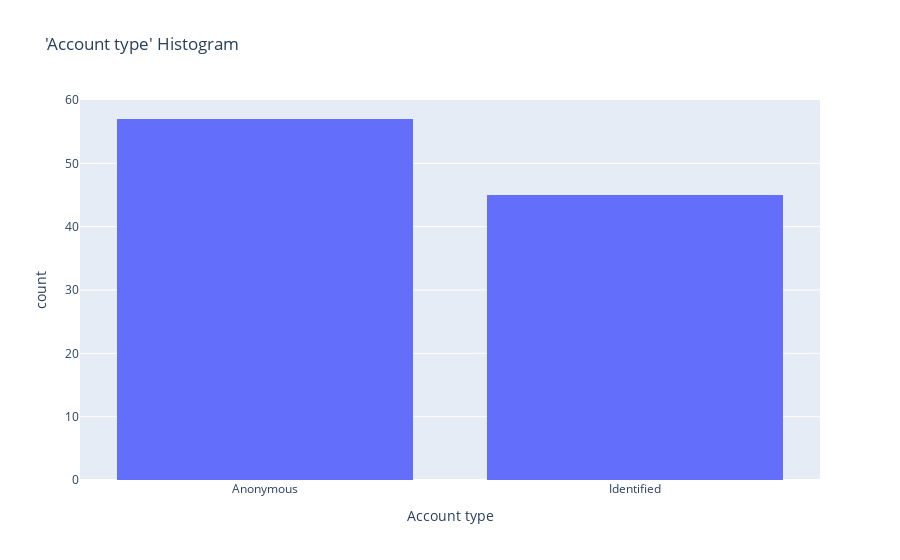
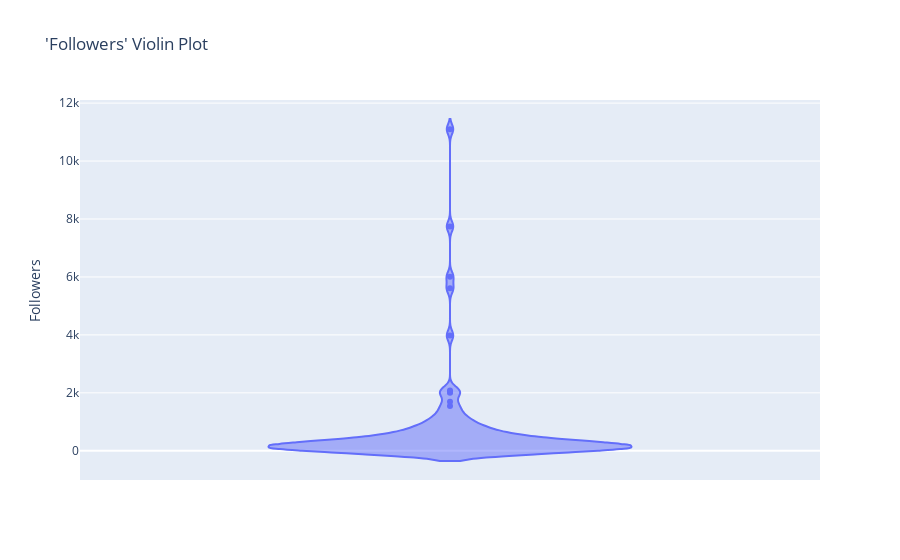
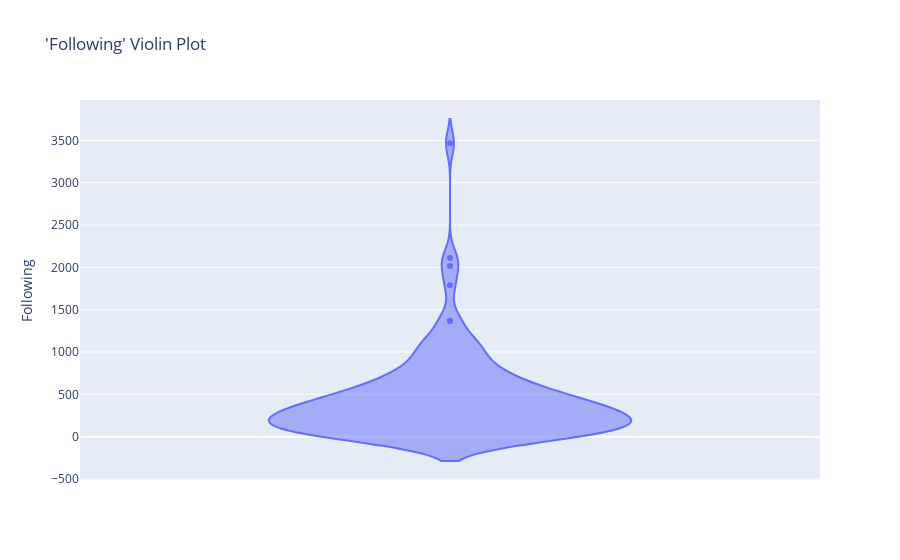
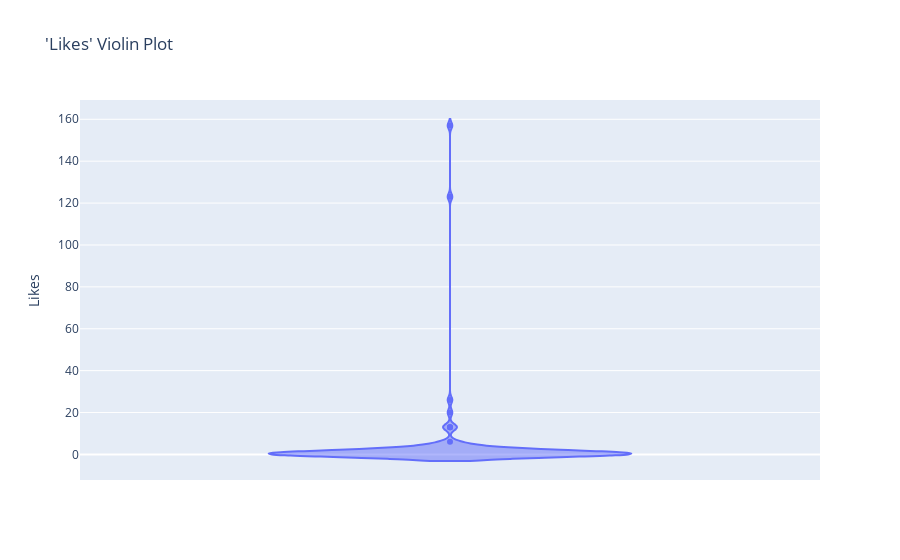

Notebook cell for these charts, in order:
### Markdown cell above
### Generating a histogram for Account type, various violin plots for numerical variables, and a bar graph detailing total interactions per tweet

### Code cell
fig = px.histogram(df, x="Account type", title="'Account type' Histogram")
fig.show()
# fig.write_html("hist_acctype.html")
fig = px.violin(df, y="Followers", title="'Followers' Violin Plot")
fig.show()
# fig.write_html("violin_followers.html")
fig = px.violin(df, y="Following", title="'Following' Violin Plot")
fig.show()
# fig.write_html("violin_following.html")
fig = px.violin(df, y="Likes", title="'Likes' Violin Plot")
fig.show()
# fig.write_html("violin_likes.html")
fig = px.violin(df, y="Retweets", title="'Retweets' Violin Plot")
fig.show()
# fig.write_html("violin_retweets.html")
fig = px.violin(df, y="Replies", title="'Replies' Violin Plot")
fig.show()
# fig.write_html("violin_replies.html")
fig = px.bar(df, y=["Likes", "Retweets", "Replies"], title="'Interactions' Bar Graph detailing 'Likes', 'Retweets', and 'Replies'")
fig.show()
# fig.write_html("bar_interactions.html")

### Figure 1 — Plotly figure (JSON) as saved in the notebook; plotly's stock layout.template omitted (floating-point values rounded to 4 significant figures)
{"data": [{"alignmentgroup": "True", "bingroup": "x", "hovertemplate": "Account type=%{x}<br>count=%{y}<extra></extra>", "legendgroup": "", "marker": {"color": "#636efa", "pattern": {"shape": ""}}, "name": "", "offsetgroup": "", "orientation": "v", "showlegend": false, "type": "histogram", "x": ["Anonymous", "Anonymous", "Anonymous", "Anonymous", "Identified", "Anonymous", "Anonymous", "Anonymous", "Identified", "Identified", "Anonymous", "Anonymous", "Anonymous", "Anonymous", "Identified", "Identified", "Identified", "Identified", "Anonymous", "Identified", "Identified", "Anonymous", "Identified", "Identified", "Identified", "Identified", "Identified", "Anonymous", "Anonymous", "Anonymous", "Anonymous", "Identified", "Identified", "Anonymous", "Anonymous", "Anonymous", "Identified", "Anonymous", "Identified", "Anonymous", "Anonymous", "Anonymous", "Identified", "Anonymous", "Identified", "Anonymous", "Anonymous", "Identified", "Anonymous", "Identified", "Anonymous", "Anonymous", "Identified", "Anonymous", "Anonymous", "Identified", "Anonymous", "Anonymous", "Anonymous", "Anonymous", "Anonymous", "Anonymous", "Anonymous", "Anonymous", "Anonymous", "Identified", "Identified", "Identified", "Identified", "Identified", "Identified", "Identified", "Identified", "Identified", "Anonymous", "Anonymous", "Identified", "Identified", "Identified", "Anonymous", "Identified", "Identified", "Identified", "Anonymous", "Identified", "Anonymous", "Anonymous", "Identified", "Anonymous", "Anonymous", "Identified", "Anonymous", "Identified", "Anonymous", "Anonymous", "Anonymous", "Anonymous", "Anonymous", "Identified", "Identified", "Anonymous", "Anonymous"], "xaxis": "x", "yaxis": "y"}], "layout": {"barmode": "relative", "legend": {"tracegroupgap": 0}, "title": {"text": "'Account type' Histogram"}, "xaxis": {"anchor": "y", "domain": [0, 1], "title": {"text": "Account type"}}, "yaxis": {"anchor": "x", "domain": [0, 1], "title": {"text": "count"}}}}

### Figure 2 — Plotly figure (JSON) as saved in the notebook; plotly's stock layout.template omitted (floating-point values rounded to 4 significant figures)
{"data": [{"alignmentgroup": "True", "box": {"visible": false}, "hovertemplate": "Followers=%{y}<extra></extra>", "legendgroup": "", "marker": {"color": "#636efa"}, "name": "", "offsetgroup": "", "orientation": "v", "scalegroup": "True", "showlegend": false, "type": "violin", "x0": " ", "xaxis": "x", "y": [233, 44, 434, 2, 236, 74, 148, 750, 1310, 11099, 14, 2000, 0, 436, 728, 386, 717, 35, 131, 275, 114, 91, 128, 653, 794, 266, 283, 84, 1, 191, 70, 0, 53, 1183, 42, 334, 356, 34, 135, 2080, 256, 4, 97, 185, 240, 86, 167, 353, 655, 236, 226, 2033, 5607, 382, 1097, 0, 28, 60, 163, 4, 924, 409, 2, 0, 4, 266, 118, 482, 34, 208, 417, 6006, 355, 584, 634, 3976, 252, 1547, 237, 679, 413, 725, 177, 1412, 119, 449, 1695, 65, 547, 7742, 337, 0, 1026, 964, 227, 9, 106, 177, 91, 86, 138, 991], "y0": " ", "yaxis": "y"}], "layout": {"legend": {"tracegroupgap": 0}, "title": {"text": "'Followers' Violin Plot"}, "violinmode": "group", "xaxis": {"anchor": "y", "domain": [0, 1]}, "yaxis": {"anchor": "x", "domain": [0, 1], "title": {"text": "Followers"}}}}

### Figure 3 — Plotly figure (JSON) as saved in the notebook; plotly's stock layout.template omitted (floating-point values rounded to 4 significant figures)
{"data": [{"alignmentgroup": "True", "box": {"visible": false}, "hovertemplate": "Following=%{y}<extra></extra>", "legendgroup": "", "marker": {"color": "#636efa"}, "name": "", "offsetgroup": "", "orientation": "v", "scalegroup": "True", "showlegend": false, "type": "violin", "x0": " ", "xaxis": "x", "y": [283, 140, 417, 0, 365, 189, 216, 371, 993, 722, 9, 2110, 2, 235, 523, 1, 1030, 280, 1035, 472, 82, 191, 94, 572, 634, 183, 278, 71, 13, 262, 419, 19, 48, 590, 137, 837, 276, 179, 130, 510, 424, 31, 133, 550, 384, 196, 279, 385, 1142, 1016, 249, 1367, 202, 527, 1369, 6, 845, 499, 125, 46, 1788, 205, 68, 4, 7, 205, 691, 1191, 101, 638, 338, 343, 270, 810, 653, 2015, 825, 3465, 364, 149, 255, 417, 70, 98, 511, 592, 1073, 366, 422, 752, 414, 0, 473, 630, 320, 20, 296, 784, 72, 285, 51, 21], "y0": " ", "yaxis": "y"}], "layout": {"legend": {"tracegroupgap": 0}, "title": {"text": "'Following' Violin Plot"}, "violinmode": "group", "xaxis": {"anchor": "y", "domain": [0, 1]}, "yaxis": {"anchor": "x", "domain": [0, 1], "title": {"text": "Following"}}}}

### Figure 4 — Plotly figure (JSON) as saved in the notebook; plotly's stock layout.template omitted (floating-point values rounded to 4 significant figures)
{"data": [{"alignmentgroup": "True", "box": {"visible": false}, "hovertemplate": "Likes=%{y}<extra></extra>", "legendgroup": "", "marker": {"color": "#636efa"}, "name": "", "offsetgroup": "", "orientation": "v", "scalegroup": "True", "showlegend": false, "type": "violin", "x0": " ", "xaxis": "x", "y": [0, 0, 2, 0, 0, 1, 0, 0, 5, 26, 4, 0, 0, 0, 1, 0, 1, 0, 1, 0, 0, 0, 1, 1, 3, 1, 0, 0, 0, 0, 13, 0, 0, 0, 0, 1, 1, 4, 0, 2, 0, 0, 2, 0, 1, 2, 0, 2, 0, 0, 13, 123, 157, 1, 0, 2, 5, 3, 0, 0, 0, 0, 0, 0, 0, 20, 0, 0, 2, 0, 0, 0, 0, 0, 1, 2, 1, 0, 2, 0, 0, 0, 0, 0, 0, 1, 0, 0, 0, 1, 0, 0, 3, 5, 13, 3, 6, 0, 0, 0, 0, 3], "y0": " ", "yaxis": "y"}], "layout": {"legend": {"tracegroupgap": 0}, "title": {"text": "'Likes' Violin Plot"}, "violinmode": "group", "xaxis": {"anchor": "y", "domain": [0, 1]}, "yaxis": {"anchor": "x", "domain": [0, 1], "title": {"text": "Likes"}}}}
